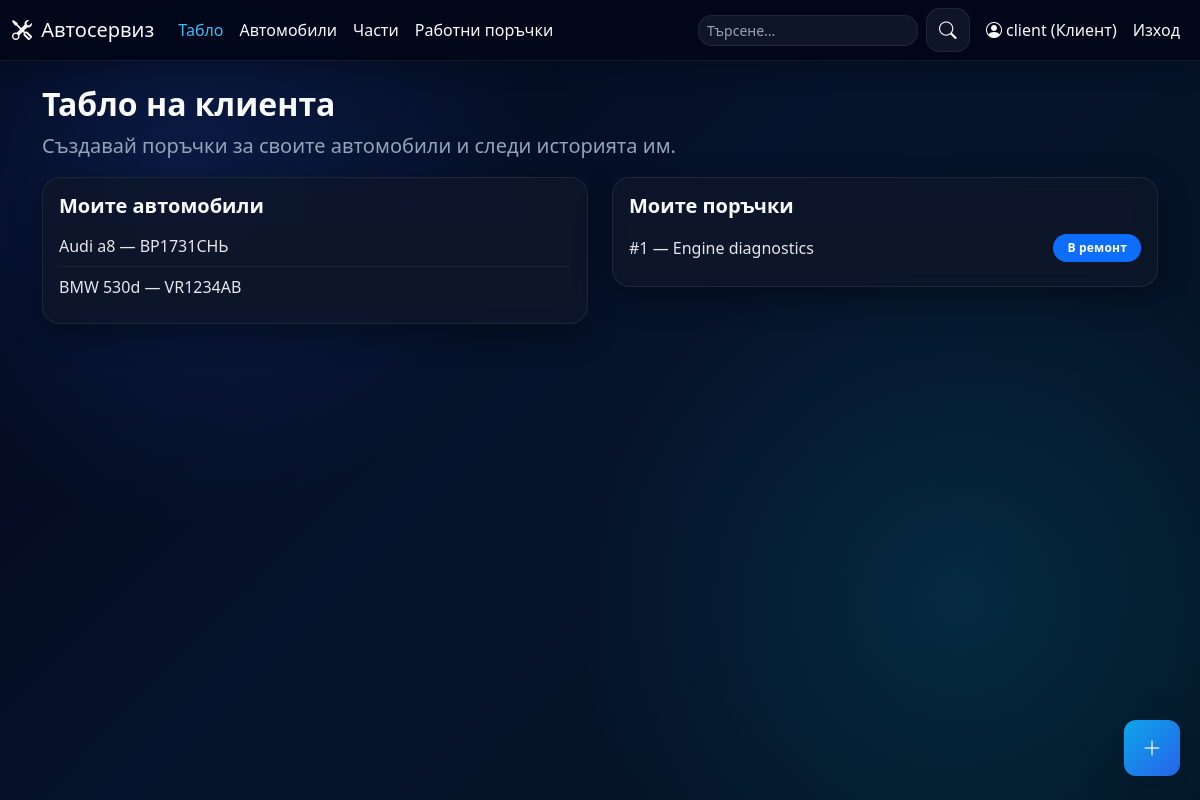
Page /dashboard (signed in) on the earlier database version.
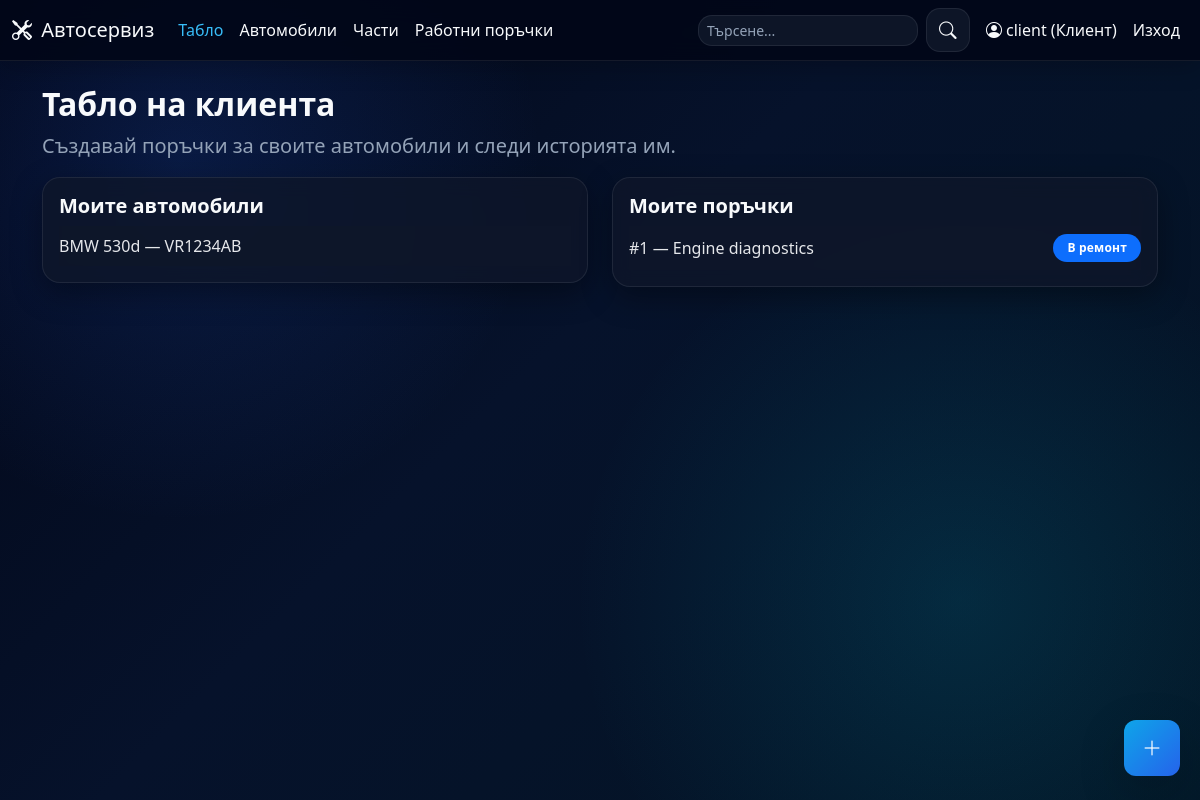
Same page on the later database version.
### app/models.py (models this page shows, shortened)
class Car(db.Model):
    id = db.Column(db.Integer, primary_key=True)
    vin = db.Column(db.String(64), unique=True, nullable=False)
    registration_number = db.Column(db.String(32), unique=True)
    make = db.Column(db.String(80), nullable=False)
    model = db.Column(db.String(80), nullable=False)
    year = db.Column(db.Integer)
    owner_name = db.Column(db.String(120), nullable=False)
    owner_phone = db.Column(db.String(30))
    image_filename = db.Column(db.String(255))
    user_id = db.Column(db.Integer, db.ForeignKey('user.id'))
    created_at = db.Column(db.DateTime, default=datetime.now)
    orders = db.relationship('WorkOrder', backref='car', lazy=True, cascade='all, delete-orphan')

class WorkOrder(db.Model):
    id = db.Column(db.Integer, primary_key=True)
    title = db.Column(db.String(150), nullable=False)
    description = db.Column(db.Text, nullable=False)
    status = db.Column(db.String(30), nullable=False, default='open')
    notes = db.Column(db.Text)
    labor_cost = db.Column(db.Float, nullable=False, default=0.0)
    created_at = db.Column(db.DateTime, default=datetime.now)
    updated_at = db.Column(db.DateTime, default=datetime.now, onupdate=datetime.now)
    car_id = db.Column(db.Integer, db.ForeignKey('car.id'), nullable=False)
    client_id = db.Column(db.Integer, db.ForeignKey('user.id'))
    mechanic_id = db.Column(db.Integer, db.ForeignKey('user.id'))
    created_by_id = db.Column(db.Integer, db.ForeignKey('user.id'))
    client = db.relationship('User', foreign_keys=[client_id], backref='client_orders')
    mechanic = db.relationship('User', foreign_keys=[mechanic_id], backref='assigned_orders')
    created_by = db.relationship('User', foreign_keys=[created_by_id], backref='created_orders')
    parts = db.relationship('WorkOrderPart', backref='work_order', lazy=True, cascade='all, delete-orphan')

### app/routes_main.py (the view)
    @app.route('/dashboard')
    @login_required
    def dashboard():
        stats = {
            'cars': Car.query.count(),
            'parts': Part.query.count(),
            'orders': WorkOrder.query.count(),
            'users': User.query.count(),
            'low_stock': Part.query.filter(Part.quantity <= Part.min_quantity).count(),
            'open_orders': WorkOrder.query.filter_by(status='open').count(),
            'in_progress_orders': WorkOrder.query.filter_by(status='in_progress').count(),
            'awaiting_parts_orders': WorkOrder.query.filter_by(status='awaiting_parts').count(),
            'completed_orders': WorkOrder.query.filter_by(status='completed').count(),
        }
        recent_orders = WorkOrder.query.order_by(WorkOrder.created_at.desc()).limit(5).all()
        if current_user.role == 'manager':
            return render_template('dashboard_manager.html', stats=stats, recent_orders=recent_orders)
        if current_user.role == 'mechanic':
            assigned = WorkOrder.query.filter_by(mechanic_id=current_user.id).order_by(WorkOrder.updated_at.desc()).all()
            return render_template('dashboard_mechanic.html', stats=stats, assigned_orders=assigned)
        client_cars = Car.query.filter(client_car_filter(current_user)).order_by(Car.created_at.desc()).all()
        client_orders = (
            WorkOrder.query.join(Car)
            .filter(client_order_filter(current_user))
            .order_by(WorkOrder.created_at.desc())
            .all()
        )
        return render_template('dashboard_client.html', stats=stats, client_cars=client_cars, client_orders=client_orders)

### app/route_support.py (called while the page is built)
def register_template_helpers(app):
    @app.context_processor
    def inject_status_helpers():
        return {
            'status_label': status_label,
            'status_badge': status_badge,
            'status_meta': STATUS_META,
            'role_label': role_label,
            'pdf_export_enabled': pdf_export_available(),
        }

def normalize_phone(phone: str) -> str:
    return (phone or '').strip()

def client_phone(user: User | None) -> str | None:
    normalized = normalize_phone(getattr(user, 'phone', ''))
    return normalized or None

def client_car_filter(user: User):
    clauses = [Car.user_id == user.id]
    phone = client_phone(user)
    if phone:
        clauses.append(Car.owner_phone == phone)
    return or_(*clauses)

def client_order_filter(user: User):
    clauses = [WorkOrder.client_id == user.id, Car.user_id == user.id]
    phone = client_phone(user)
    if phone:
        clauses.append(Car.owner_phone == phone)
    return or_(*clauses)

def status_label(status: str) -> str:
    return STATUS_META.get(status, {}).get('label', status)

def status_badge(status: str) -> str:
    return STATUS_META.get(status, {}).get('badge', 'text-bg-light')

### app/templates/dashboard_client.html
{% extends "base.html" %}
{% block content %}
<h2 class="fw-bold">Табло на клиента</h2>
<p class="lead text-muted">Създавай поръчки за своите автомобили и следи историята им.</p>
<div class="row g-4">
  <div class="col-lg-6">
    <div class="card"><div class="card-body"><h5>Моите автомобили</h5>
      <ul class="list-group list-group-flush">
        {% for car in client_cars %}
        <li class="list-group-item px-0">{{ car.make }} {{ car.model }} — {{ car.registration_number or car.vin }}</li>
        {% else %}
        <li class="list-group-item px-0 text-muted">Няма добавени автомобили.</li>
        {% endfor %}
      </ul>
    </div></div>
  </div>
  <div class="col-lg-6">
    <div class="card"><div class="card-body"><h5>Моите поръчки</h5>
      <ul class="list-group list-group-flush">
        {% for order in client_orders %}
        <li class="list-group-item px-0 d-flex justify-content-between align-items-center gap-2"><span>#{{ order.id }} — {{ order.title }}</span> <span class="badge {{ status_badge(order.status) }} status-pill">{{ status_label(order.status) }}</span></li>
        {% else %}
        <li class="list-group-item px-0 text-muted">Няма създадени поръчки.</li>
        {% endfor %}
      </ul>
    </div></div>
  </div>
</div>
{% endblock %}

Differences in the rows shown:
removed Car: make "Audi", model "a8", registration_number "ВР1731СНЬ"
